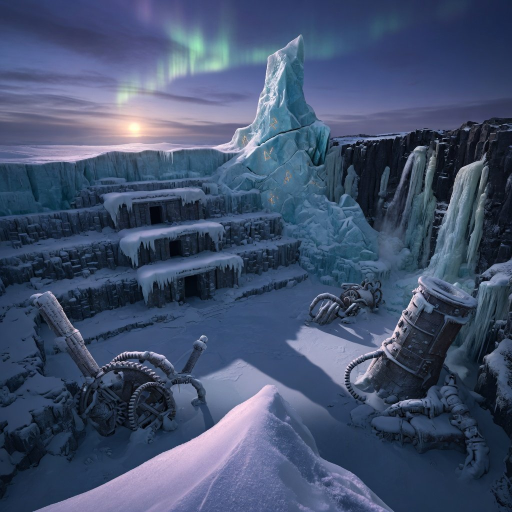
#> input picture tools/gatesuite/fixtures/key-zd1-b.jpg, 1024 x 1024 px, found by its file name (shown at 1/2 size)
$ python sky_composite.py ../../../../tools/gatesuite/fixtures/key-zd1-b.jpg
#> lines starting #> are read from the running program, lines starting #| are printed output that depends on the picture
"""v3.1 key-B sky preview. Sky = key-zd1-b.jpg crop x0-430, y0-270 only (aurora + moon, left of the Frostspire): the spire's
placement relative to this terrace is not fixed, so it is excluded. The sky fills ONLY alpha-0 pixels of the lit render
(object + snow ground plane, film transparent). Cover-fit, nothing invented."""
import sys, glob, os, numpy as np
from PIL import Image
KEY = '/workspace/zd-bible-1012/key-zd1-b.jpg'; BOX = (0, 0, 430, 270)
sky0 = Image.open(KEY).convert('RGB').crop(BOX)
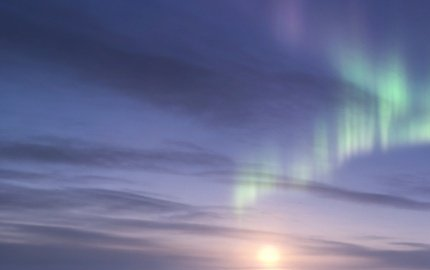
#> sky0: PIL image 430x270 RGB; mean R, G, B 108.4, 113.6, 148.5
for d in sys.argv[1:]:
    for f in sorted(glob.glob(os.path.join(d, 'trg', '*.png'))):   # trg = lit render WITH ground, film transparent: alpha 0 = sky
        fg = np.asarray(Image.open(f).convert('RGBA')); H, W = fg.shape[:2]; s = max(W / sky0.width, H / sky0.height)
        sk = sky0.resize((round(sky0.width * s), round(sky0.height * s)), Image.LANCZOS); x = (sk.width - W) // 2
        sk = np.asarray(sk.crop((x, 0, x + W, H)))
        G = fg[..., :3].astype(np.float32); A = fg[..., 3:].astype(np.float32) / 255
        out = os.path.join(d, os.path.basename(f)[:-4] + '-sky.png')
        Image.fromarray((G * A + sk * (1 - A)).round().astype(np.uint8)).save(out); print(out, round(float((A == 0).mean()), 3))

$ run again, with tools/gatesuite/fixtures/v11-icicle-bar.jpg copied over tools/gatesuite/fixtures/key-zd1-b.jpg
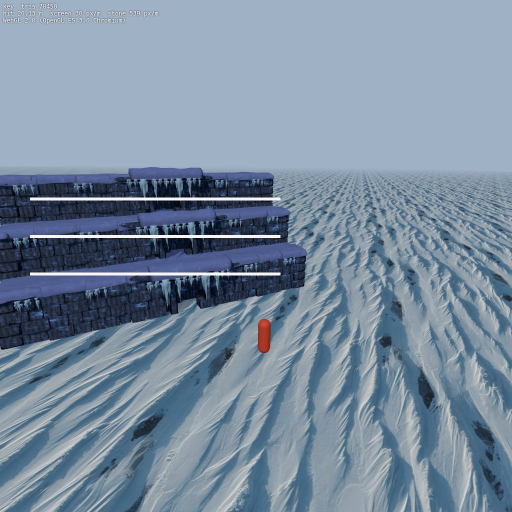
#> input picture tools/gatesuite/fixtures/v11-icicle-bar.jpg, 1024 x 1024 px, found by its file name (shown at 1/2 size)
#> `sky0 = Image.open(KEY).convert('RGB').crop(BOX)`:
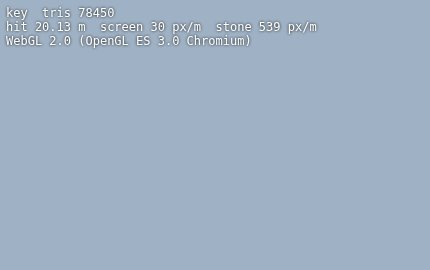
#> sky0: PIL image 430x270 RGB; mean R, G, B 159, 176.6, 196.1

$ run again, with tools/gatesuite/fixtures/v11-slab-removed.jpg copied over tools/gatesuite/fixtures/key-zd1-b.jpg
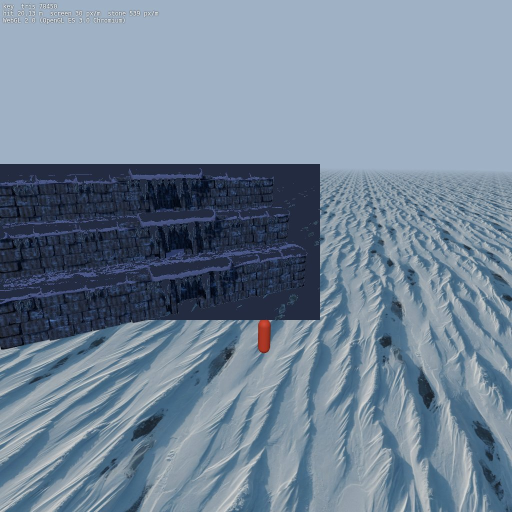
#> input picture tools/gatesuite/fixtures/v11-slab-removed.jpg, 1024 x 1024 px, found by its file name (shown at 1/2 size)
#> `sky0 = Image.open(KEY).convert('RGB').crop(BOX)`:
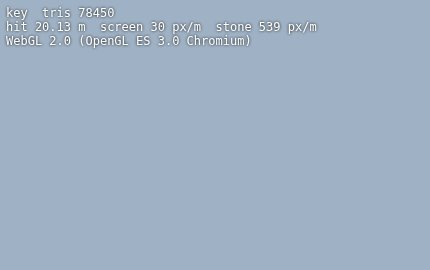
#> sky0: PIL image 430x270 RGB; mean R, G, B 159, 176.6, 196.1
